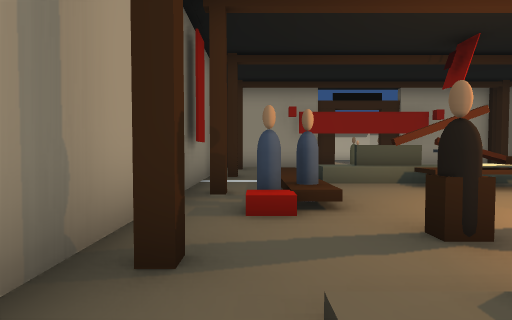
view 1 (above)

20 first-person views from a walk through a Unity game level. The camera is 1.3 m above the floor, tilts 2° down and sees 80° across. The floor is counted in squares, 2 m on a side. Each view is taken from the middle of a square. On the plan, view 1 faces up. The plan holds only what a view shows up to about 10 squares ahead; the rest is blank. The place goes on beyond the plan.

view 2
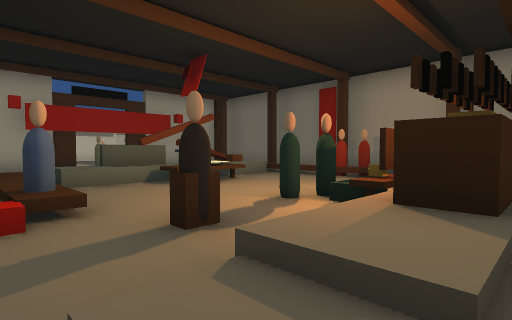

view 3
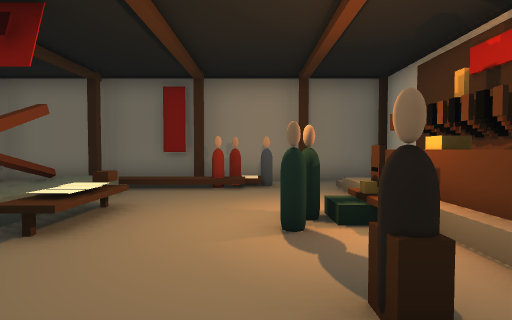

view 4
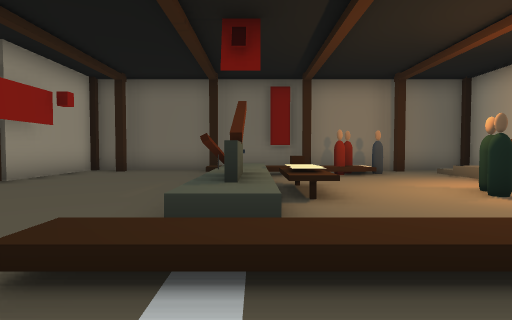

view 5
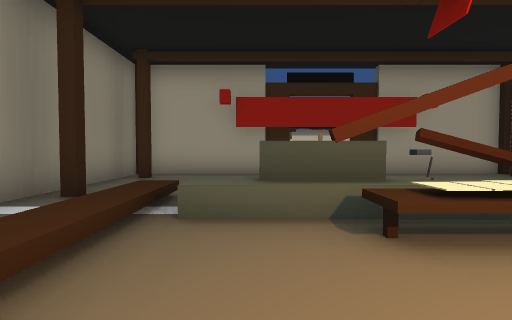

view 6
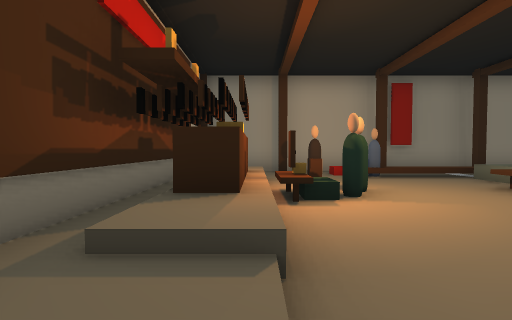

view 7
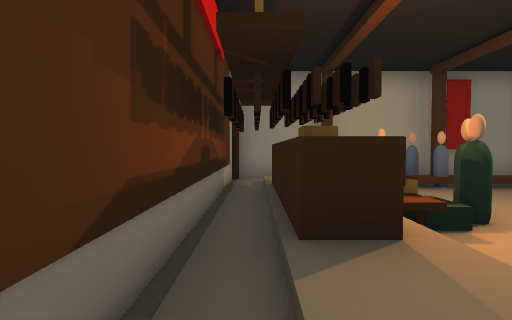

view 8
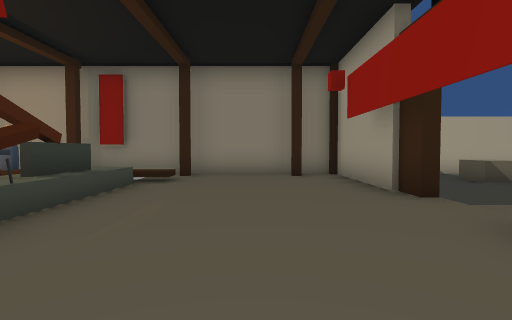

view 9
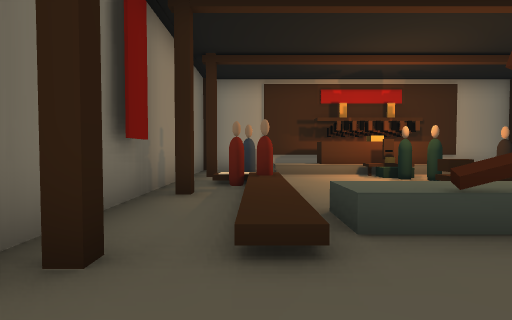

view 10
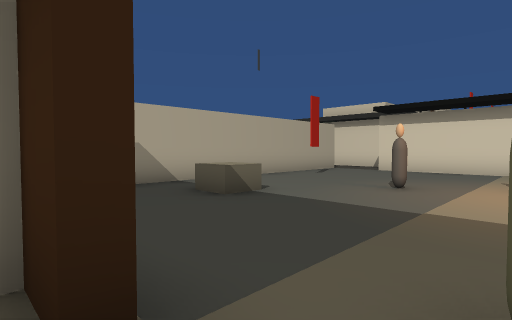

view 11
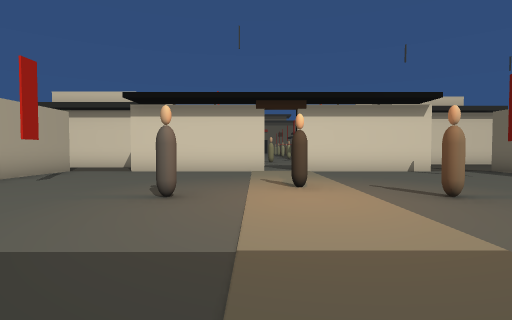

view 12
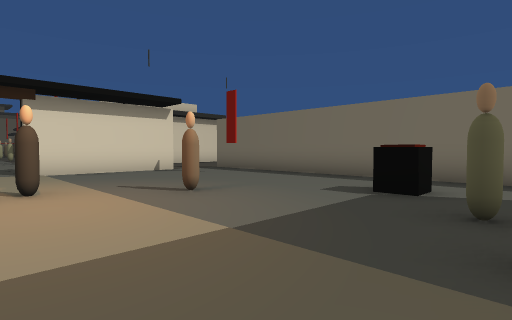

view 13
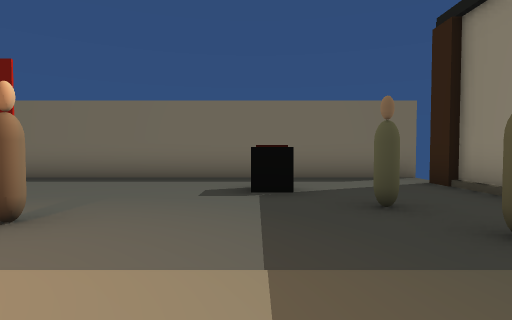

view 14
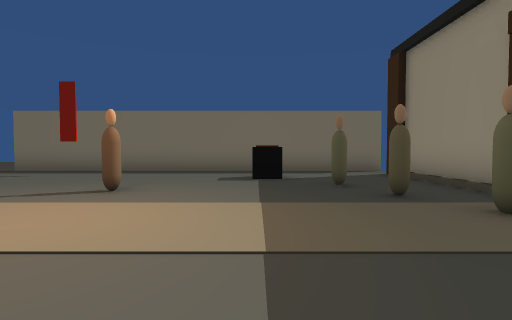

view 15
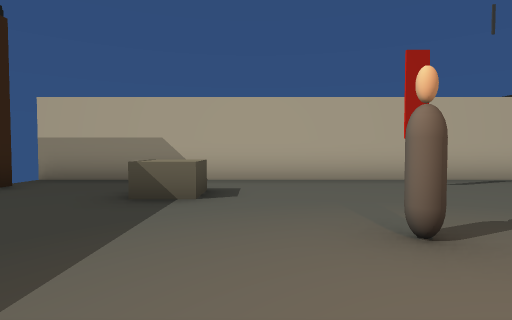

view 16
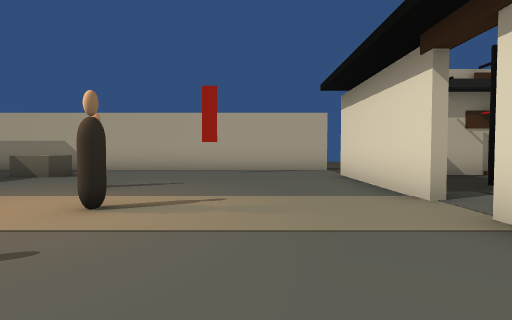

view 17
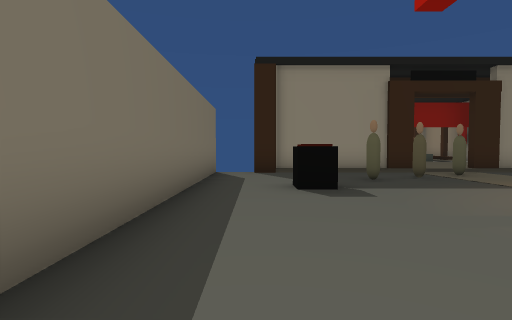

view 18
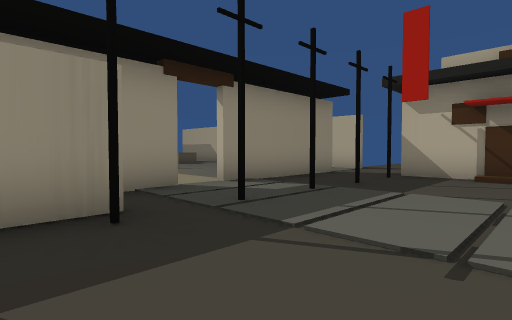

view 19
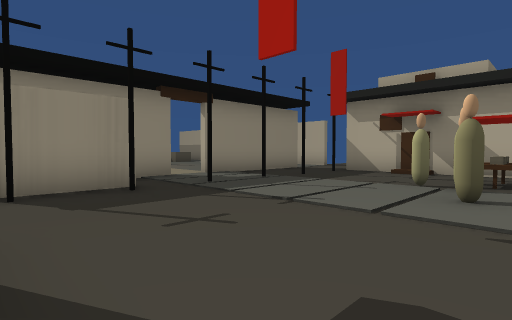

view 20
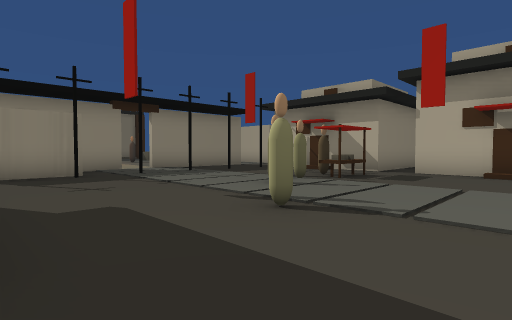

### Floor plan
Key: @ floor where view 1 was taken; # wall or solid block; x gap in a wall; . main floor; : floor 0.25 m higher than the main floor; + floor 0.5 m higher than the main floor; * floor 0.75 m higher than the main floor; / step, stairs or slope; ^ raised ledge; O other object.
Columns run from 3 left of view 1 to 11 right of it. Each row starts with its distance up from view 1.
 32       ......
 31   #.........
 30   #.....#...
 29  ...........
 28  ##.OOx.....
 27   #.........
 26   #.........
 25   #.........
 24  .##..#..##.
 23 ..........  ..
 22 #..####.####.#
 21 #............#
 20 #.............#
 19 #.............#
 18 #......#......#
 17 #....#...#....#
 16 #.............#
 15 #.OO.......O..#
 14 #........#....#
 13 #......#......#
 12 #.............#
 11 # ####::#####x
 10  ##::::::::##
  9  #::::::::::#
  8  #::::::::::#
  7  #::/::O::/##
  6  #::/^OO^^/:#
  5  ##:/:^O::/##
  4  #://:::::###
  3  #:/::#:::#:#
  2  #::O::*:::##
  1  #:://###//:#
  0  #:@//x/x/+:#
 -1   ###########

Positions as (right, up) in squares from view 1, and headings:
1: (0, 0), facing up
2: (0, 0), facing up-right
3: (0, 3), facing right
4: (-1, 6), facing right
5: (2, 3), facing up
6: (8, 1), facing left
7: (7, 0), facing left
8: (7, 9), facing left
9: (7, 9), facing down
10: (4, 11), facing up-left
11: (3, 13), facing up
12: (3, 13), facing up-right
13: (3, 15), facing right
14: (1, 15), facing right
15: (4, 16), facing left
16: (7, 20), facing left
17: (9, 20), facing down
18: (7, 27), facing down-left
19: (8, 29), facing down-left
20: (8, 32), facing down-left
